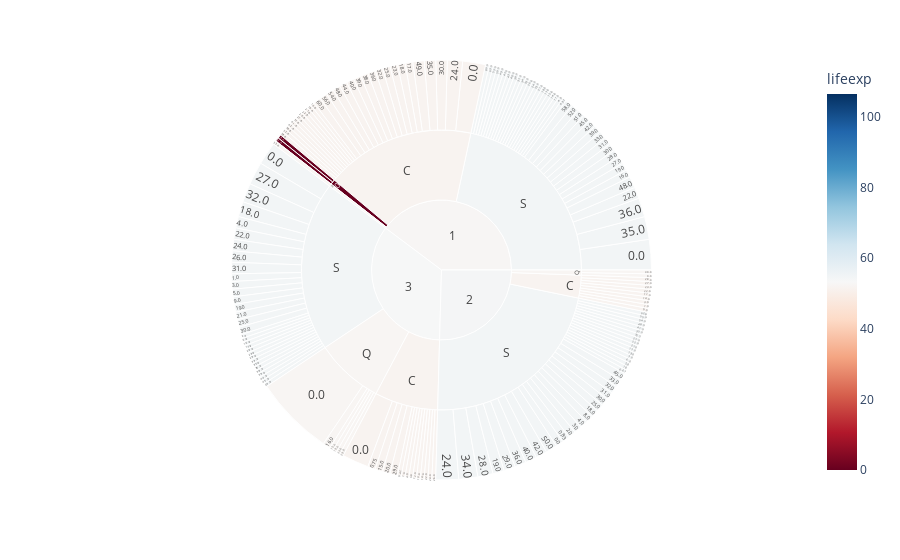

Notebook cell for this chart:
### Code cell
dflifeexps = dftrainlifeexp
fig = px.sunburst(dflifeexps, path=['Pclass', 'Embarked','Age'], values='totals_allvalues',
                  color='lifeexp', 
                  color_continuous_scale='RdBu',
                  color_continuous_midpoint=np.average(dflifeexps['lifeexp'], weights=dflifeexps['totals_allvalues']))
fig.show()

### Figure 1 — Plotly figure (JSON) as saved in the notebook; plotly's stock layout.template omitted (floating-point values rounded to 4 significant figures; data arrays with more than 128 entries replaced by an {"elided": "..."} marker saying what was removed)
{"data": [{"branchvalues": "total", "customdata": {"elided": "191x1 float values"}, "domain": {"x": [0, 1], "y": [0, 1]}, "hovertemplate": "labels=%{label}<br>totals_allvalues=%{value}<br>parent=%{parent}<br>id=%{id}<br>lifeexp=%{color}<extra></extra>", "ids": {"elided": "191 str values"}, "labels": {"elided": "191 str values"}, "marker": {"coloraxis": "coloraxis", "colors": {"elided": "191 float values"}}, "name": "", "parents": {"elided": "191 str values"}, "type": "sunburst", "values": {"elided": "191 int values"}}], "layout": {"coloraxis": {"cmid": 53.23, "colorbar": {"title": {"text": "lifeexp"}}, "colorscale": [[0, "rgb(103,0,31)"], [0.1, "rgb(178,24,43)"], [0.2, "rgb(214,96,77)"], [0.3, "rgb(244,165,130)"], [0.4, "rgb(253,219,199)"], [0.5, "rgb(247,247,247)"], [0.6, "rgb(209,229,240)"], [0.7, "rgb(146,197,222)"], [0.8, "rgb(67,147,195)"], [0.9, "rgb(33,102,172)"], [1, "rgb(5,48,97)"]]}, "legend": {"tracegroupgap": 0}, "margin": {"t": 60}}}
